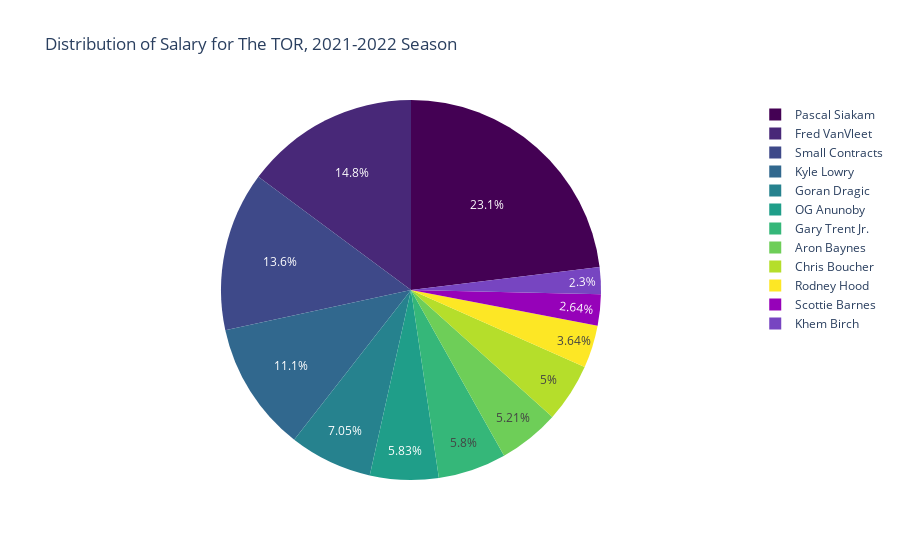

Source (notebook cell):
### Code cell
sal2.loc[sal2['salary'] < 5000000, 'name'] = 'Small Contracts'
fig3 = px.pie(sal2,values='salary',names='name',title='Distribution of Salary for The TOR, 2021-2022 Season',
              color_discrete_sequence=px.colors.sequential.Viridis)
fig3.show()

### Figure 1 — Plotly figure (JSON) as saved in the notebook; plotly's stock layout.template omitted (floating-point values rounded to 4 significant figures)
{"data": [{"domain": {"x": [0, 1], "y": [0, 1]}, "hovertemplate": "name=%{label}<br>salary=%{value}<extra></extra>", "labels": ["Pascal Siakam", "Kyle Lowry", "Fred VanVleet", "Rodney Hood", "Aron Baynes", "Chris Boucher", "Small Contracts", "Small Contracts", "Small Contracts", "Small Contracts", "Small Contracts", "Small Contracts", "Small Contracts", "Small Contracts", "Small Contracts", "Small Contracts", "Small Contracts", "Small Contracts", "Pascal Siakam", "Fred VanVleet", "Goran Dragic", "OG Anunoby", "Gary Trent Jr.", "Aron Baynes", "Scottie Barnes", "Chris Boucher", "Khem Birch", "Small Contracts", "Small Contracts", "Small Contracts", "Small Contracts", "Small Contracts", "Small Contracts", "Small Contracts"], "legendgroup": "", "name": "", "showlegend": true, "type": "pie", "values": [30559200, 30500000, 21250000, 10047450, 7000000, 6750000, 4000000, 3872215, 3804150, 3000000, 1950600, 1737145, 1663861, 1620564, 1517981, 1445697, 321893, 116903, 33003936, 19675926, 19440000, 16071429, 16000000, 7350000, 7280520, 7020000, 6350000, 2711280, 2048040, 1762796, 1669178, 1669178, 1517981, 925258]}], "layout": {"autosize": true, "legend": {"tracegroupgap": 0}, "piecolorway": ["#440154", "#482878", "#3e4989", "#31688e", "#26828e", "#1f9e89", "#35b779", "#6ece58", "#b5de2b", "#fde725"], "title": {"text": "Distribution of Salary for The TOR, 2021-2022 Season"}}}
